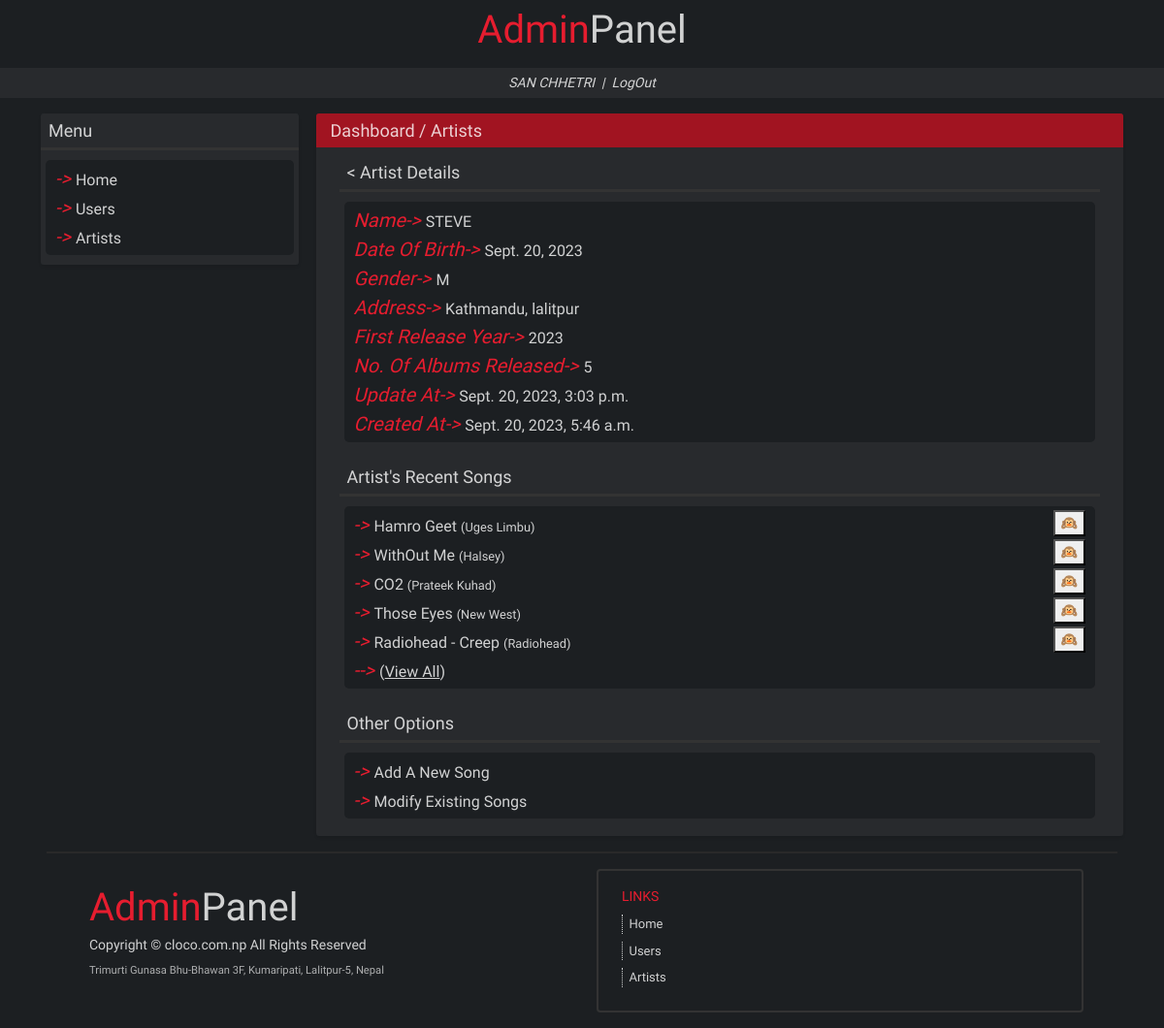
/dashboard/artists/2/ (signed in), run on the app's committed database.
### musicRecord/models.py (models this page shows, shortened)
class Artist(models.Model):
    GENDER_CHOICES = (
        ('M', 'Male'),
        ('F', 'Female'),
        ('O', 'Other'),
    )
    name = models.CharField(max_length=50)
    dob = models.DateField()
    gender = models.CharField(max_length=1, choices=GENDER_CHOICES)
    address = models.CharField(max_length=50)
    first_release_date = models.DateField(null=True, blank=True)
    no_of_albums_released = models.IntegerField(default = 0)
    created_at = models.DateTimeField(auto_now_add=True)
    updated_at = models.DateTimeField(auto_now=True)
    @property
    def first_release_year(self):
        if self.first_release_date is not None:
            return self.first_release_date.year
        else:
            return ''

class Music(models.Model):
    GENRE_CHOICES = (
        ('rnb', 'Rhythm and Blues'),
        ('country', 'Country'),
        ('classic', 'Classic'),
        ('rock', 'Rock'),
        ('jazz', 'Jazz'),
    )
    artist = models.ForeignKey(Artist, on_delete=models.CASCADE)
    title = models.CharField(max_length=100)
    album_name = models.CharField(max_length=50)
    genre = models.CharField(max_length=20, choices=GENRE_CHOICES)
    created_at = models.DateTimeField(auto_now_add=True)
    updated_at = models.DateTimeField(auto_now=True)

### musicRecord/artistsViews.py (the view)
# urls.py: path('artists/<int:pk>/', artistsViews.artist_detail),
def artist_detail(request, pk=None):
    if not request.user.is_authenticated:
        return redirect('/')
    else:
        try:
            artist = Artist.objects.raw(f'select * from musicRecord_Artist where id={pk} LIMIT 1')[0]
            songs = Music.objects.raw(f'select * from musicRecord_Music where artist_id={pk} order by created_at desc LIMIT 5')
        except:
            artist = None
            songs = None
        try:
            page = request.GET.get('page')
        except:
            page = 1
        return render(request, 'artists/artistdetail.html', {'user_name':user_name(request), 'user':artist, 'page':page, 'songs':songs, 'artist_id':pk})

### musicRecord/artistsViews.py (called while the page is built)
def user_name(request):
    return request.user.first_name.upper()+' '+request.user.last_name.upper()

### templates/artists/artistdetail.html (shortened to what this page needs)
{% extends 'base.html' %}
{% block content %}
<div class="row mb-3">
    <div class="d-none d-lg-block col-sm-12 col-lg-3 px-4">
        <div class="row mb-3 main-box">
            <div class="sidebox-text px-2 py-1 mb-0">
              Menu
            </div>
            <div class="col-12 mt-0 pt-0" style="background:#333; height:3px;">
            </div>
            <div class="col-12 sidebox-menus">
              <div class="row sidebox-menu py-1">
                <div class="col-12 p-0 m-0" style="color:#e61d2f;">
                    <i>-> </i>
                      <a class="menu-options" href="{% url 'dashboard' %}">Home</a>
                    <br>
                </div>
                <div class="col-12 p-0 m-0" style="color:#e61d2f;">
                    <i>-> </i>
                      <a class="menu-options" href="{% url 'users' %}">Users</a>
                    <br>
                </div>
                <div class="col-12 p-0 m-0" style="color:#e61d2f;">
                    <i>-> </i>
                      <a class="menu-options" href="{% url 'artists' %}">Artists</a>
                    <br>
                </div>
              </div>
            </div>
        </div>
    </div>
    <div class="col-sm-12 col-lg-9 px-4">
        <div class="row main-box">
            <div class="col-12 box-top py-1">
                <a class="link" href="{% url 'dashboard' %}">Dashboard</a> / <a class="link" href="{% url 'artists' %}">Artists</a>
            </div>
            <div class="col-12 box-content px-0 px-lg-4">
                <div class="mt-2 pb-2">
                    <div class="sidebox-text px-2 py-1 mb-0">
                        {% if page %}
                        <a href="{% url 'allartists' %}?page={{page}}" class="link">< Artist Details</a>
                        {% else %}
                        <a href="{% url 'allartists' %}" class="link">< Artist Details</a>
                        {% endif %}
                    </div>
                    <div class="col-12 mt-0 pt-0" style="background:#333; height:3px;">
                    </div>
                    <div class="col-12 sidebox-menus">
                        <div class="row sidebox-menu py-1">
                            <div class="col-12 p-0 m-0" style="color:#e61d2f;">
                                <i>Name-> </i>
                                <span class="detail-text">{{user.name.upper}}</span>
                                <br>
                                <i>Date Of Birth-> </i>
                                <span class="detail-text" >{{user.dob}}</span>
                                <br>
                                <i>Gender-> </i>
                                <span class="detail-text">{{user.gender}}</span>
                                <br>
                                <i>Address-> </i>
                                <span class="detail-text">{{user.address}}</span>
                                <br>
                                <i>First Release Year-> </i>
                                <span class="detail-text">{{user.first_release_year}}</span>
                                <br>
                                <i>No. Of Albums Released-> </i>
                                <span class="detail-text">{{user.no_of_albums_released}}</span>
                                <br>
                                <i>Update At-> </i>
                                <span class="detail-text" href="{% url 'users' %}{{user.id}}">{{user.updated_at}}</span>
                                <br>
                                <i>Created At-> </i>
                                <span class="detail-text" href="{% url 'users' %}{{user.id}}">{{user.created_at}}</span>
                                <br>
                            </div>
                        </div>
                    </div>
                </div>
            </div>
            <div class="col-12 box-content px-0 px-lg-4">
              <div class="pb-2">
                  <div class="sidebox-text px-2 py-1 mb-0">
                      <span class="link unselectable">Artist's Recent Songs</span>
                  </div>
                  <div class="col-12 mt-0 pt-0" style="background:#333; height:3px;">
                  </div>
                  <div class="col-12 sidebox-menus">
                      <div class="row sidebox-menu py-1">
                          {% for song in songs %}
                          <div class="col-12 p-0 m-0" style="color:#e61d2f;">
                              <div class="d-flex justify-content-between">
                                <div>
                                  <i>-> </i>
                                  <a id="{{song.id}}" class="menu-options" href="{% url 'artists' %}{{song.artist.id}}/songs/{{song.id}}/">{{song.title}} <span class="small">({{song.album_name}})</span></a>
                                </div>
                                <div>
                                  <button id="btn{{song.id}}" onclick="hide({{song.id}})">🙉</button>
                                </div>
                              </div>
                          </div>
                          <br>
                          {% endfor %}
                          <div class="col-12 p-0 m-0" style="color:#e61d2f;">
                              <i>--> </i>
                              <a class="menu-options u " href="{% url 'artists' %}{{user.id}}/songs/">(<u>View All</u>)</a>
                              <br>
                          </div>
                      </div>
                  </div>
              </div>
              <div class="pb-2">
                  <div class="sidebox-text px-2 py-1 mb-0">
                      <span class="link unselectable">Other Options</span>
                  </div>
                  <div class="col-12 mt-0 pt-0" style="background:#333; height:3px;">
                  </div>
                  <div class="col-12 sidebox-menus">
                      <div class="row sidebox-menu py-1">
                          <div class="col-12 p-0 m-0" style="color:#e61d2f;">
                                  <i>-> </i>
                                  <a class="menu-options" href="{% url 'artists' %}{{artist_id}}/addnewsong/">Add A New Song</a>
                                  <br>
                          </div>
                          <div class="col-12 p-0 m-0" style="color:#e61d2f;">
                          <i>-> </i>
                              <a class="menu-options" href="{% url 'artists' %}{{artist_id}}/modifysong/">Modify Existing Songs</a>
                          <br>
                          </div>
                      </div>
                  </div>
              </div>
          </div>
        </div>
    </div>
{% endblock %}

### data on the page
Artist: name "STEVE", dob "Sept. 20, 2023", gender "M", address "Kathmandu, lalitpur", first_release_year "2023", no_of_albums_released "5", updated_at "Sept. 20, 2023, 3:03 p.m.", created_at "Sept. 20, 2023, 5:46 a.m."
Music: title "Hamro Geet", album_name "Uges Limbu"
Music: title "WithOut Me", album_name "Halsey"
Music: title "CO2", album_name "Prateek Kuhad"
Music: title "Those Eyes", album_name "New West"
Music: title "Radiohead - Creep", album_name "Radiohead"

### other printed values
{{ user_name }} "SAN CHHETRI"
